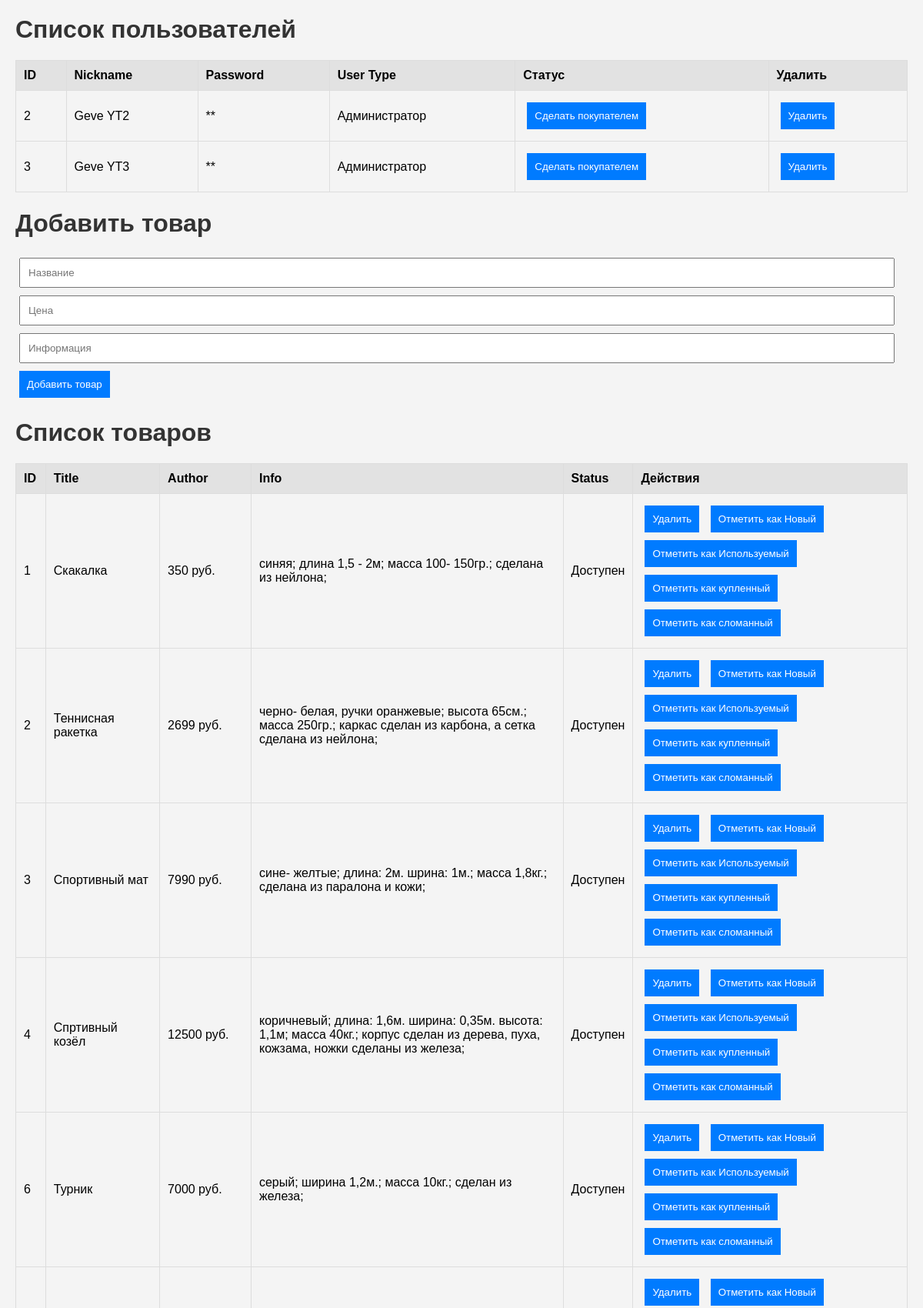
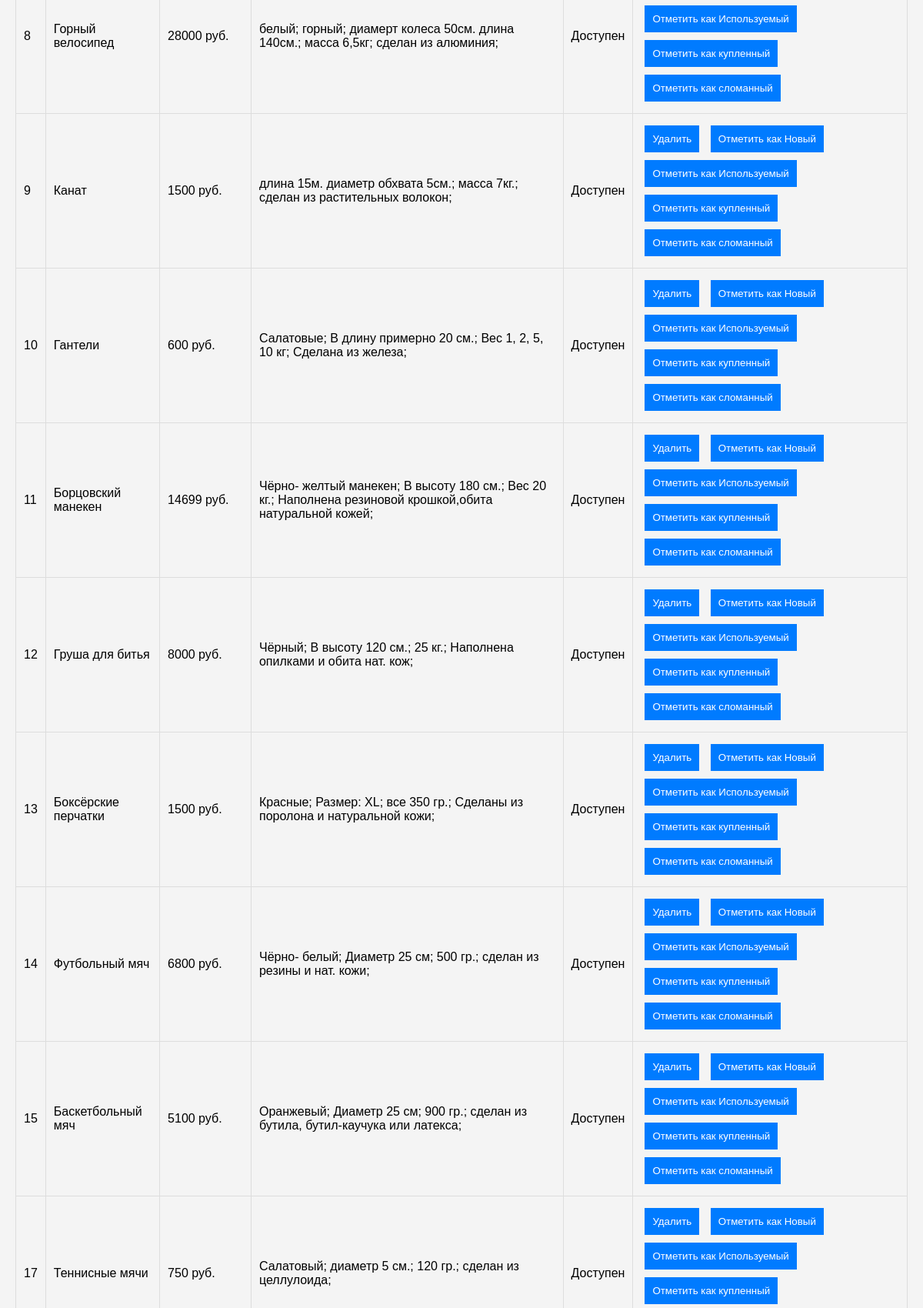
Screenshot of /admin_panel (upper part) with the database file from the repository (2 pictures, top to bottom).
### models.py (models this page shows)
class User(db.Model):
    __tablename__ = 'user'
    id = db.Column(db.Integer, primary_key=True)
    nickname = db.Column(db.String(80), unique=True, nullable=False)
    password = db.Column(db.String(80), nullable=False)
    usertype_id = db.Column(db.Integer, db.ForeignKey('user_type.id'))
    usergrade_id = db.Column(db.Integer, db.ForeignKey('user_grade.id'))

class Book(db.Model):
    __tablename__ = 'book'
    id = db.Column(db.Integer, primary_key=True)
    title = db.Column(db.String(80), nullable=False)
    author = db.Column(db.String(80), nullable=False)
    info = db.Column(db.Text, nullable=False)
    userid = db.Column(db.Integer, db.ForeignKey('user.id'))
    bookstatusid = db.Column(db.Integer, db.ForeignKey('book_status.id'))

### app.py (the view, shortened to what this page needs)
@app.route('/admin_panel', methods=['GET', 'POST'])
def admin_panel():
    users = User.query.all()
    books = Book.query.all()
    return render_template('Admin.html', users=users, books=books)

### templates/Admin.html (shortened to what this page needs)
<!DOCTYPE html>
<html lang="ru">
<head>
</head>
<body>
    <h1>Список пользователей</h1>
    <table>
        <tr>
            <th>ID</th>
            <th>Nickname</th>
            <th>Password</th>
            <th>User Type</th>
            <th>Статус</th>
            <th>Удалить</th>
        </tr>
        {% for user in users %}
            <tr>
                <td>{{ user.id }}</td>
                <td>{{ user.nickname }}</td>
                <td>**</td>
                <td>{{ 'Покупатель' if user.usertype_id == 1 else 'Администратор' }}</td>
                <td>
                    <form action="{{ url_for('change_user_type', user_id=user.id) }}" method="post">
                        <button type="submit">{{ 'Сделать администратором' if user.usertype_id == 1 else 'Сделать покупателем' }}</button>
                    </form>
                </td>
                <td>
                    <form action="{{ url_for('delete_user', user_id=user.id) }}" method="post">
                        <button type="submit">Удалить</button>
                    </form>
            </tr>
        {% endfor %}
    </table>
    <h1>Добавить товар</h1>
    <form method="post">
        <input type="text" name="title" placeholder="Название" required>
        <input type="text" name="author" placeholder="Цена" required>
        <input type='text' name="info" placeholder="Информация" required>
        <button type="submit" name="add_book">Добавить товар</button>
    </form>
    <h1>Список товаров</h1>
    <table>
        <tr>
            <th>ID</th>
            <th>Title</th>
            <th>Author</th>
            <th>Info</th>
            <th>Status</th>
            <th>Действия</th>
        </tr>
        {% for book in books %}
            <tr>
                <td>{{ book.id }}</td>
                <td>{{ book.title }}</td>
                <td>{{ book.author }}</td>
                <td>{{ book.info }}</td>
                <td>{{ 'Доступен' if book.bookstatusid == 1 else 'Забронирован' if book.bookstatusid == 2 else 'Куплен' if book.bookstatusid == 3 else 'Сломан' }}</td>
                <td>
                    <form action="{{ url_for('delete_book', book_id=book.id) }}" method="post">
                        <button type="submit">Удалить</button>
                    </form>
                    <form action="{{ url_for('change_status', book_id=book.id, new_status=1) }}" method="post">
<button type="submit">Отметить как Новый</button>
                    </form>
                    <form action="{{ url_for('change_status', book_id=book.id, new_status=2) }}" method="post">
<button type="submit">Отметить как Используемый</button>
                    </form>
                    <form action="{{ url_for('change_status', book_id=book.id, new_status=3) }}" method="post">
                        <button type="submit">Отметить как купленный</button>
                    </form>
                    <form action="{{ url_for('change_status', book_id=book.id, new_status=4) }}" method="post">
                        <button type="submit">Отметить как сломанный</button>
                    </form>
                </td>
            </tr>
        {% endfor %}
    </table>
</body>
</html>

### templates/Admin.html (style rules this page uses)
body { font-family: Arial, sans-serif; background-color: #f4f4f4; margin: 20px; }
h1 { color: #333; }
table { width: 100%; border-collapse: collapse; margin-bottom: 20px; }
th, td { padding: 10px; text-align: left; border: 1px solid #ddd; }
th { background-color: #e2e2e2; }
form { display: inline; }
input, button { margin: 5px; padding: 10px; }
input[type="text"], input[type="number"], textarea { width: calc(100% - 22px); }
button { cursor: pointer; background-color: #007bff; color: white; border: none; }

### rows the page displays
User: id "2", nickname "Geve YT2", usertype_id "Администратор", usertype_id "Сделать покупателем"
User: id "3", nickname "Geve YT3", usertype_id "Администратор", usertype_id "Сделать покупателем"
Book: id "1", title "Скакалка", author "350 руб.", info "синяя; длина 1,5 - 2м; масса 100- 150гр.; сделана из нейлона;", bookstatusid "Доступен"
Book: id "2", title "Теннисная ракетка", author "2699 руб.", info "черно- белая, ручки оранжевые; высота 65см.; масса 250гр.; каркас сделан из карбона, а сетка сделана из нейлона;", bookstatusid "Доступен"
Book: id "3", title "Спортивный мат", author "7990 руб.", info "сине- желтые; длина: 2м. шрина: 1м.; масса 1,8кг.; сделана из паралона и кожи;", bookstatusid "Доступен"
Book: id "4", title "Спртивный козёл", author "12500 руб.", info "коричневый; длина: 1,6м. ширина: 0,35м. высота: 1,1м; масса 40кг.; корпус сделан из дерева, пуха, кожзама, ножки сделаны из железа;", bookstatusid "Доступен"
Book: id "6", title "Турник", author "7000 руб.", info "серый; ширина 1,2м.; масса 10кг.; сделан из железа;", bookstatusid "Доступен"
Book: id "8", title "Горный велосипед", author "28000 руб.", info "белый; горный; диамерт колеса 50см. длина 140см.; масса 6,5кг; сделан из алюминия;", bookstatusid "Доступен"
Book: id "9", title "Канат", author "1500 руб.", info "длина 15м. диаметр обхвата 5см.; масса 7кг.; сделан из растительных волокон;", bookstatusid "Доступен"
Book: id "10", title "Гантели", author "600 руб.", info "Салатовые; В длину примерно 20 см.; Вес 1, 2, 5, 10 кг; Сделана из железа;", bookstatusid "Доступен"
Book: id "11", title "Борцовский манекен", author "14699 руб.", info "Чёрно- желтый манекен; В высоту 180 см.; Вес 20 кг.; Наполнена резиновой крошкой,обита натуральной кожей;", bookstatusid "Доступен"
Book: id "12", title "Груша для битья", author "8000 руб.", info "Чёрный; В высоту 120 см.; 25 кг.; Наполнена опилками и обита нат. кож;", bookstatusid "Доступен"
Book: id "13", title "Боксёрские перчатки", author "1500 руб.", info "Красные; Размер: XL; все 350 гр.; Сделаны из поролона и натуральной кожи;", bookstatusid "Доступен"
Book: id "14", title "Футбольный мяч", author "6800 руб.", info "Чёрно- белый; Диаметр 25 см; 500 гр.; сделан из резины и нат. кожи;", bookstatusid "Доступен"
Book: id "15", title "Баскетбольный мяч", author "5100 руб.", info "Оранжевый; Диаметр 25 см; 900 гр.; сделан из бутила, бутил-каучука или латекса;", bookstatusid "Доступен"
Book: id "17", title "Теннисные мячи", author "750 руб.", info "Салатовый; диаметр 5 см.; 120 гр.; сделан из целлулоида;", bookstatusid "Доступен"
